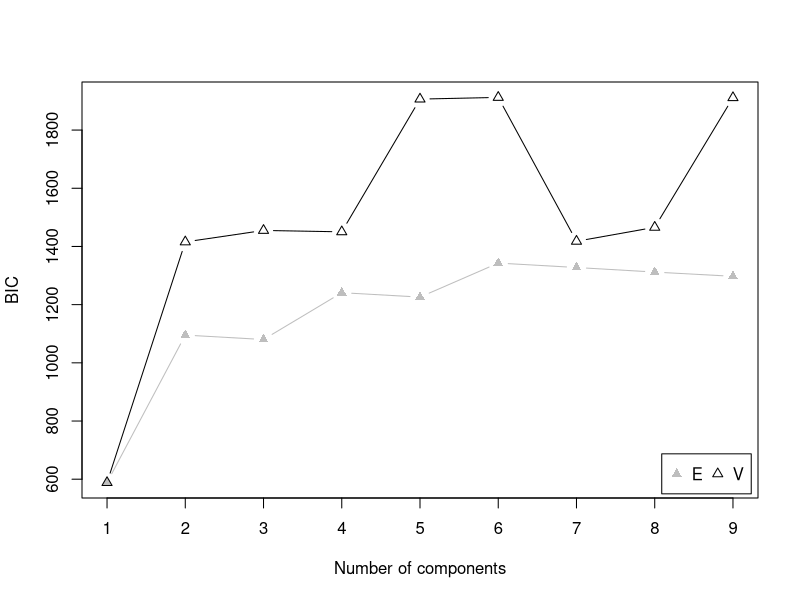
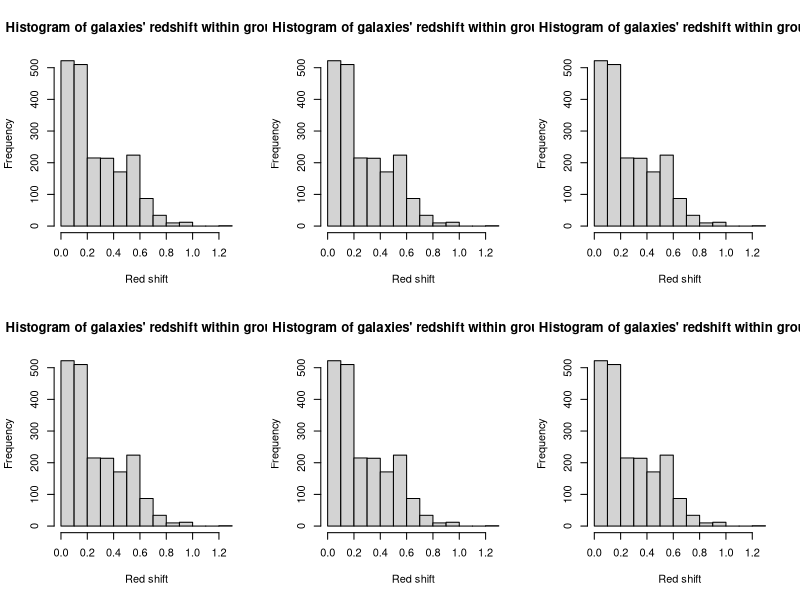

These charts were generated, in order, by the following R code:
## ---- chunk 1
knitr::opts_chunk$set(echo = FALSE)
library(knitr)
## ---- chunk 2
dat_small <- read.csv("Photo_pairs.csv", header = TRUE, skip = 1)
library(mclust)
## ---- chunk 3
dat_small.sub = subset(dat_small, select=c("redshift"))

# Fit a 
BIC <- mclustBIC(dat_small.sub)
plot(BIC)
mod1 <- Mclust(dat_small.sub, x = BIC)
summary(mod1)
redshiftGroup <- mod1$classification
par(mfrow = c(2,3))
sapply(1:length(table(redshiftGroup)), function(d) {
	  hist(dat_small$redshift[], 
	  		 main = paste0("Histogram of galaxies' redshift within group",d),
	  		 xlab = "Red shift")
	})
